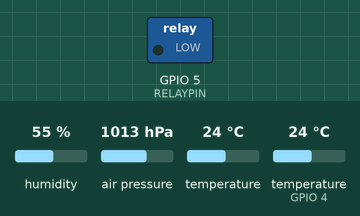
This sketch was run on a simulated ESP32. Shown: switched loads named in the sketch (green lamp = pin HIGH). The test bench sets the inputs (shaded band); at power-on: humidity 55 %, air pressure 1013 hPa, temperature 24 °C, temperature (sensor on GPIO 4) 24 °C. WiFi joins after 1.5 s; servers stay silent unless stated; uploads are accepted with an empty reply; what the sketch prints to the serial monitor is not drawn.

Above: at 3.2 s.
3.3 s: humidity set to 51 %
6.5 s: humidity set to 48 %
At 9.5 s:
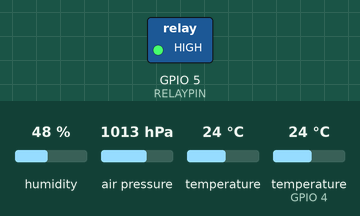
9.9 s: humidity set to 68 %
At 11.6 s:
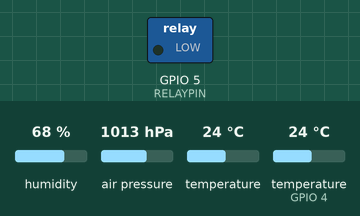
13.1 s: humidity set to 22 %
At 15.9 s:
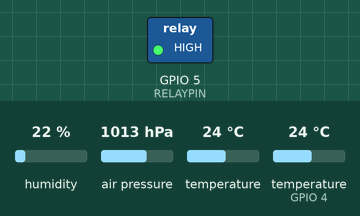
Timing chart, 0 to 17.4 s (numbered marks = the images above; inputs shaded):
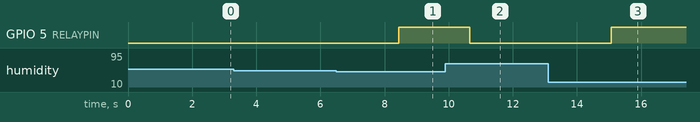

Measured:
- the behaviour switches between 50 and 49 % on humidity (found by bisection; images 0 and 1)
- after the input at 3.3 s, every drawn part: stays the same
- after the input at 6.5 s, GPIO 5 (RELAYPIN): LOW → HIGH after 1.9 s
- after the input at 9.9 s, GPIO 5 (RELAYPIN): HIGH → LOW after 0.75 s
- after the input at 13.1 s, GPIO 5 (RELAYPIN): LOW → HIGH after 2.0 s

The sketch:

Medidor.ino
```cpp
#include <WiFi.h>
#include <HTTPClient.h>
#include <Adafruit_BMP085.h>
#include <DHT.h>

// Define os pinos e versão do DHT
#define DHTPIN 4
#define DHTTYPE DHT22
DHT dht(DHTPIN, DHTTYPE);

// Define o pino do relé
#define RELAYPIN 5

// Inicializa o sensor BMP085
Adafruit_BMP085 bmp;

// SSID e senha do WiFi
const char* ssid = "IFNMG";
const char* password = "@ifnmg2015";

void setup() {
  // Inicializa a comunicação serial
  Serial.begin(115200);

  // Configura o pino do relé como saída e o desliga
  pinMode(RELAYPIN, OUTPUT);
  digitalWrite(RELAYPIN, LOW);

  // Espera pela conexão
  WiFi.begin(ssid, password);
  while (WiFi.status() != WL_CONNECTED) {
    delay(1000);
    Serial.println("Conectando ao WiFi…");
    Serial.println(WiFi.status());
  }
  Serial.println("Conectado ao WiFi");

  // Verifica se o sensor BMP foi encontrado
  if (!bmp.begin()) {
    Serial.println("Não foi possível encontrar o sensor BMP");
    while (1);
  }

  // Inicializa o DHT
  dht.begin();
}

void loop() {
  delay(2000);

  // Tenta reconectar em caso de perda de conexão
  if (WiFi.status() != WL_CONNECTED) {
    Serial.println("Desconectado. Tentando reconectar…");
    WiFi.begin(ssid, password);

    while (WiFi.status() != WL_CONNECTED) {
      Serial.println("Reconectando…");
    }

    Serial.println("Conectado ao WiFi");
  }

  // Lê temperatura, pressão e umidade
  float temperatura = lerTemperatura();
  int pressao = lerPressao();
  float umidade = lerUmidade();

  // Liga o relé caso a umidade for baixa
  if (umidade < 50.0) {
    digitalWrite(RELAYPIN, HIGH);
    Serial.println("Relé ligado");
  } else {
    digitalWrite(RELAYPIN, LOW);
    Serial.println("Relé desligado");
  }

  // Conecta e envia dados ao site
  if (WiFi.status() == WL_CONNECTED) {
    HTTPClient http;
    http.begin("http://192.168.8.150:3000/api/data"); // URL do servidor
    http.addHeader("Content-Type", "application/json"); // Tipo de conteúdo

    // Cria um objeto JSON e o envia
    String jsonData = "{\"temperatura\":" + String(temperatura) + ", \"pressao\":" + String(pressao) + ", \"umidade\":" + String(umidade) + "}";
    int httpResponseCode = http.POST(jsonData);

    // Verifica se envio foi um sucesso ao conseguir a resposta do servidor
    if (httpResponseCode > 0) {
      String response = http.getString();
      Serial.println(httpResponseCode);
      Serial.println(response);
      Serial.println("Dados enviados: " + jsonData);
    } else {
      Serial.print("Erro ao enviar POST: ");
      Serial.println(httpResponseCode);
    }
    http.end();
  }
}

/*
    Função para ler a temperatura do sensor BMP085
    Retorna a temperatura em graus Celsius ou -999.0 em caso de erro
*/
float lerTemperatura() {
  float temperatura = bmp.readTemperature();
  return isnan(temperatura) ? -999.0 : temperatura;
}

/*
    Função para ler a pressão atmosférica do sensor BMP085
    Retorna a pressão em hectopascais ou -999.0 em caso de erro
*/
float lerPressao() {
  float pressao = bmp.readPressure() / 100;
  return isnan(pressao) ? -999.0 : pressao;
}

/*
    Função para ler a umidade do sensor BMP085
    Retorna a umidade ou -999.0 em caso de erro
*/
float lerUmidade() {
  float umidade = dht.readHumidity();
  return isnan(umidade) ? -999.0 : umidade;
  }
```
